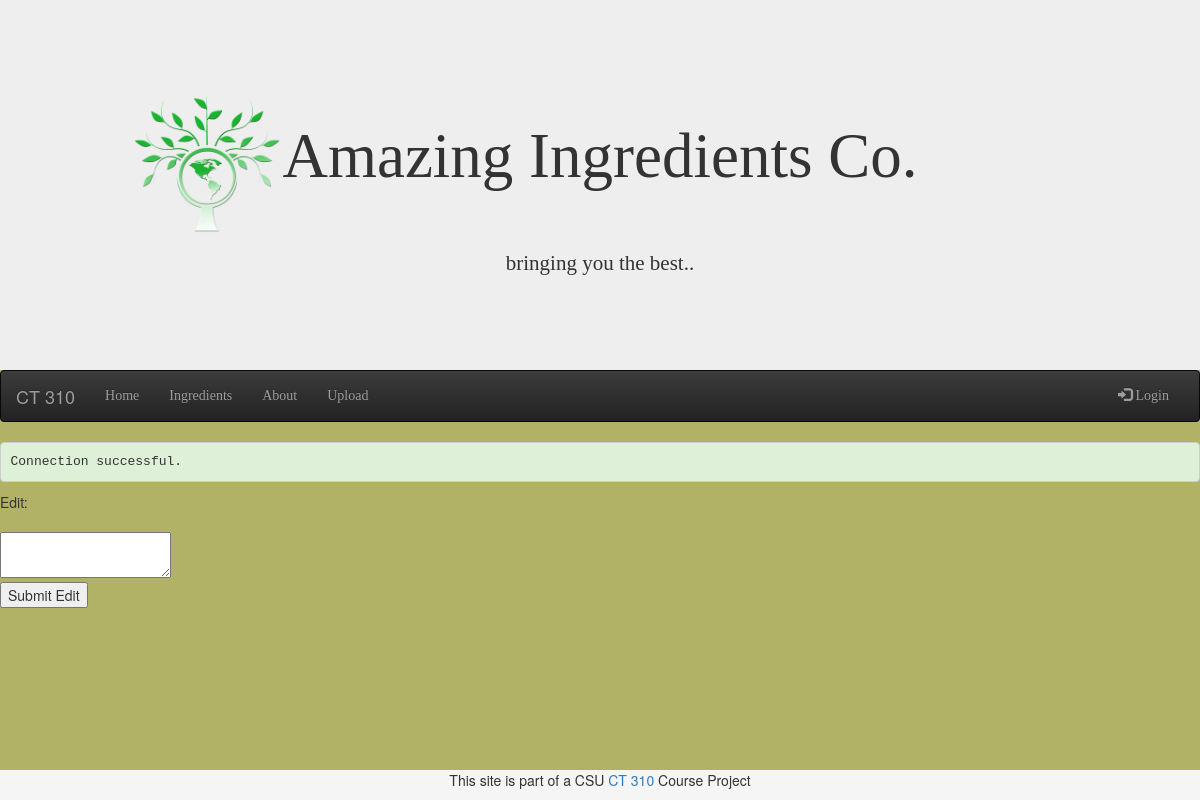
The page /edit.php?id=10 on the database as committed earlier.
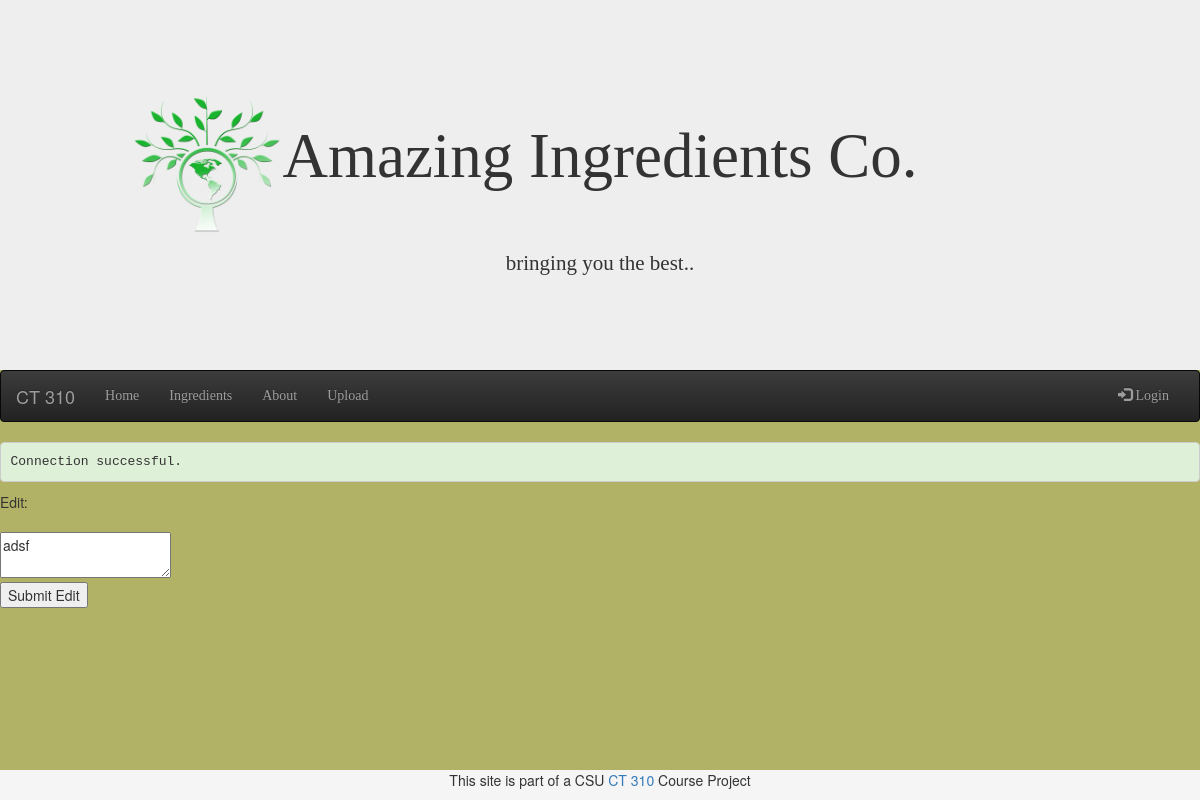
The same page on the database as committed later.
### tables this page shows
CREATE TABLE "comments" ("ingredient" text NOT NULL , "user" text NOT NULL , "comment" text, "id" INTEGER);

### edit.php (the view, shortened to what this page needs)
<?php
        include 'header.php';
        include 'dbconnect.php';
	$name=$_GET["name"];
	$id=$_GET["id"];
	$query = "SELECT comment FROM COMMENTS WHERE ID='$id'";
        $info = $dbh->prepare($query);
        $info->execute();
        $comment = $info->fetch();
?>
<div class="content"
		<form action="ingredient.php?name=<?php echo $name; ?>" method='post'>
                <p id="box">Edit:</p>
                <textarea name='comment' id='comment'><?php echo $comment["comment"]; ?></textarea><br />
                <input type='submit' id='comment' value='Submit Edit' />
</div>
<?php
        include 'footer.php';
?>

Rows that differ between the two databases and show on the page:
added comments: comment "adsf"
